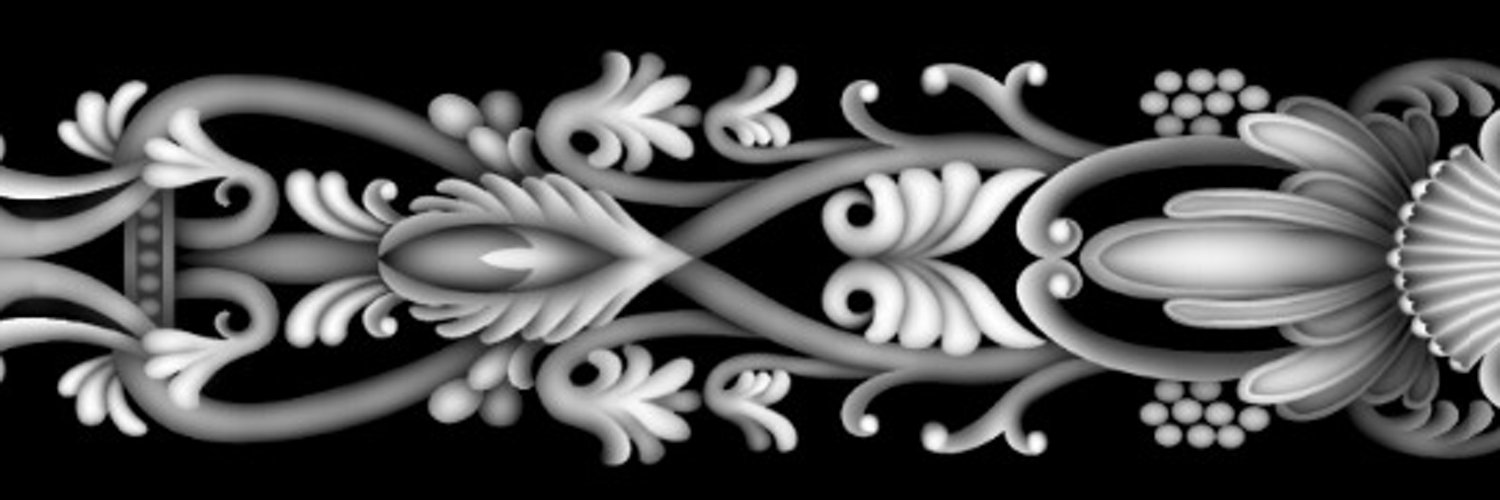
#> input picture 12.jpg, 1500 x 500 px
$ jupyter execute --allow-errors 3d.ipynb   (older library calls are emulated)
#> lines starting #> are read from the running program, lines starting #| are printed output that depends on the picture
# **Необходимые библиотеки**

[cell 1]
import cv2
import numpy as np

# **Подготовка изображения к созданию модели**

[cell 2]
fileStl='example.stl'
fileIm=r'12.jpg'
stl=open(fileStl, 'w')

im=cv2.imread(fileIm)
#> im is the input picture: shape (500, 1500, 3); min 0, max 255, mean 74.3
'''
    *
    * Чтобы не было резких границ сгаживаем, а также нормируем чтобы несильно вытянутой была модель
    *
'''
im = cv2.normalize(im, im, 0, 20, norm_type=cv2.NORM_MINMAX)
im = cv2.GaussianBlur(im,(0,0),2)

im = cv2.cvtColor(im, cv2.COLOR_BGR2GRAY)
#> im: shape (500, 1500)

im=cv2.resize(im,(300,100))
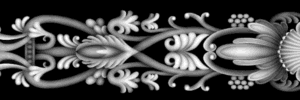
#> im: shape (100, 300); min 0, max 20, mean 5.82; drawn with min black and max white
#gray = 255-gray
#blur = cv2.resize(blur,(400,400))
#gray = cv2.normalize(gray, None, alpha=0, beta=1, norm_type=cv2.NORM_MINMAX, dtype=cv2.CV_32F)

# **Устройство STL-формата**

#> (a cell that did not finish here is left out)

# **Начинаем накладывать треугольную сетку**

По сути выдавливаем нашу модель из изображения

[cell 4]
# Функция по созданию треугольника
def makeTriangle(cd_1, cd_2, cd_3):
    stl.write(o_1+"facet normal 0 0 0")
    stl.write(o_2 + "outer loop")
    stl.write(o_3 + "vertex " + " ".join(cd_1))
    stl.write(o_3 + "vertex " + " ".join(cd_2))
    stl.write(o_3 + "vertex " + " ".join(cd_3))
    stl.write(o_2 + "endloop \n\tendfacet")

[cell 5]
x=0
y=0
cd_1=['0', '0', '0'] #первая вершина треульника в формате (x, y, intensity)
cd_2=['0', '0', '0'] #вторая вершина треульника в формате (x, y, intensity)
cd_3=['0', '0', '0'] #третья вершина треульника в формате (x, y, intensity)

file='STL_project-1.stl'

o_1="\n\t"
o_2="\n\t\t"
o_3="\n\t\t\t"

stl.write("solid")

# Делаем основу модели
for i in range(im.shape[1]-1):
      cd_1=[str(i),"0","0"]
      cd_3=[str(i+1),str(im.shape[0]-1),"0"]
      cd_2=[str(i),str(im.shape[0]-1),"0"]
      makeTriangle(cd_1, cd_2, cd_3)
for i in range(im.shape[1]-1):
      cd_1=[str(i+1),str(im.shape[0]-1),"0"]
      cd_3=[str(i),"0","0"]
      cd_2=[str(i+1),"0","0"]
      makeTriangle(cd_1, cd_2, cd_3)

# Делаем рельеф
for i in range(im.shape[1]):
        for k in range(im.shape[0]-1):
            if i!=im.shape[1]-1:
                    try:

                        cd_1=[str(i),     str(k),   str(im[k, i])   ]
                        cd_2=[str(i + 1), str(k),   str(im[k, i+1]) ]
                        cd_3=[str(i+1),   str(k+1), str(im[k+1,i+1])]

                    except:
                        print('er')
                    makeTriangle(cd_1, cd_2, cd_3)
                    try:
                        cd_1=[str(i),  str(k),   str(im[k, i])    ]
                        cd_2=[str(i+1),str(k+1), str(im[k+1, i+1])]
                        cd_3=[str(i),  str(k+1), str(im[k+1,i])   ]
                    except:
                        print('er')
                    makeTriangle(cd_1, cd_2, cd_3)

print('Done!')
